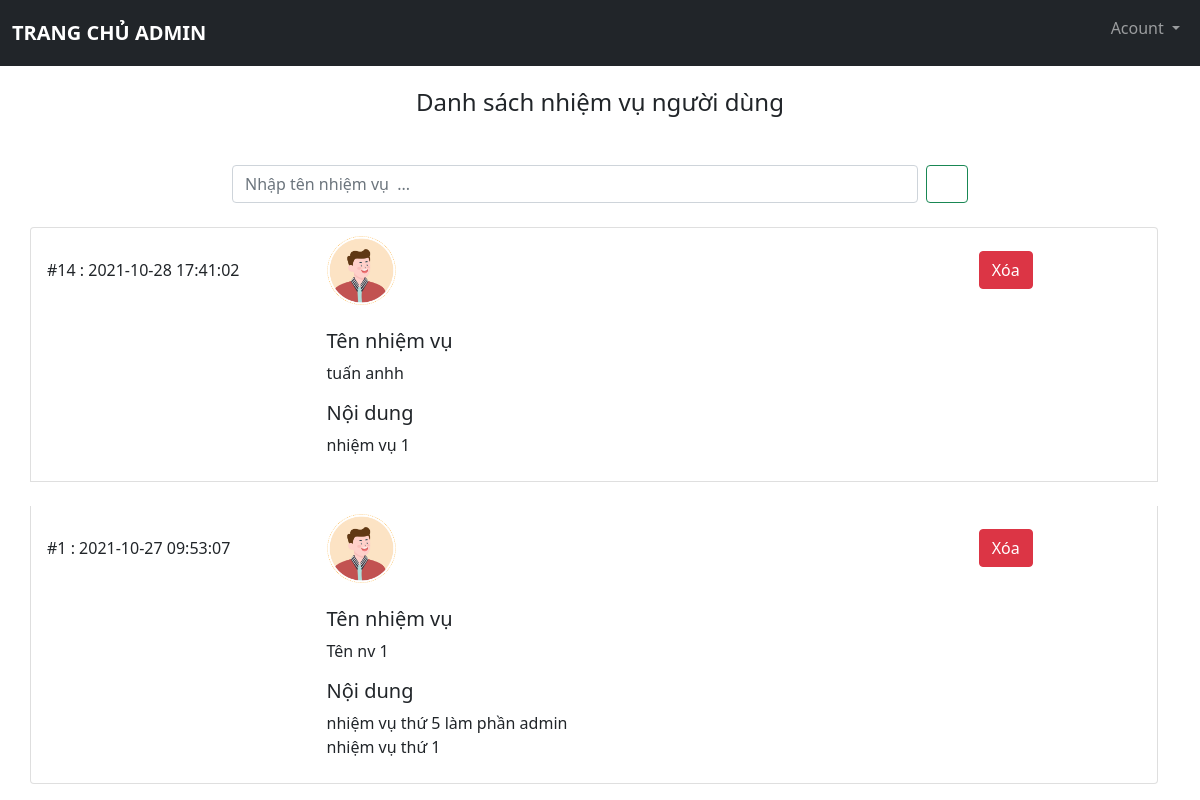
The page /src/admin/dsnhiemvu.php (signed in) on the database its author committed.
### tables this page shows
CREATE TABLE `tb_nhiemvu` (
  `id_nhiemvu` int(10) UNSIGNED NOT NULL,
  `noidung` varchar(1000) NOT NULL,
  `id_nguoidung` int(10) UNSIGNED NOT NULL,
  `thoigian` datetime NOT NULL DEFAULT current_timestamp(),
  `tennhiemvu` varchar(150) NOT NULL
);

### src/admin/dsnhiemvu.php (the view, shortened to what this page needs)
<?php
    include './menu_footer/menu.php';
?>
    <div class="container">
        <h4 class="text-center mt-4 mb-4">Danh sách nhiệm vụ người dùng</h4>
        <div class="row mt-5">
            <div class="col-2"></div>
            <div class="col-8 d-flex">
                <input type="text" class="form-control me-2" id="txttimkiemnhiemvu" placeholder="Nhập tên nhiệm vụ  ...">
                <button class="btn btn-outline-success " type="submit" name = "timkiem" id="timkiemnguoidungnv" ><i class="far fa-search"></i></button>
            </div>
            <div class="col-2"></div>
        </div>
        <div class="row ">
            <ul class="list-group dsnhiemvu">
                <?php
                    include '../config/config.php';
                    $sql_nhiemvu = "SELECT * FROM tb_nhiemvu ORDER BY id_nhiemvu DESC ";
                    $result_nhiemvu= mysqli_query($conn,$sql_nhiemvu);
                    if(mysqli_num_rows($result_nhiemvu)>0){
                        while($row_nhiemvu = mysqli_fetch_assoc($result_nhiemvu)){
                                $id_nguoidung = $row_nhiemvu['id_nguoidung'];
                                $sql_user = "SELECT * FROM tb_nguoidung WHERE id_nguoidung= '$id_nguoidung'";
                                $result_user = mysqli_query($conn,$sql_user);
                                $row_user = mysqli_fetch_assoc($result_user);
                            ?>
                                <li class="mt-4 list-group-item lidsnhiemvu" >
                                        <div class="row dsnhiemvu">
                                            <div class="col-3">
                                                    #<?php echo $row_nhiemvu['id_nhiemvu'].' : '.$row_nhiemvu['thoigian'] ?>
                                            </div>
                                            <div class="col-lg-1 col-md-3 col-sm-2">
                                                <a href="http://localhost/BTL_QuanLiThongTinCaNhan/src/admin/trangcanhannguoidung.php?id_nguoidung= <?php echo $row_user['id_nguoidung'] ?>">
                                                    <?php
                                                        $gioitinh = $row_user['gioitinh'];
                                                        if($gioitinh == '0'){
                                                            echo '<img src="http://localhost/BTL_QuanLiThongTinCaNhan/src/user/image_user/avatar_female.png" class="img-fluid" >';
                                                        }else{
                                                            echo '<img src="http://localhost/BTL_QuanLiThongTinCaNhan/src/user/image_user/avatar_male.png" class="img-fluid">';
                                                        }
                                                    ?>
                                                </a>
                                            </div>
                                            <div class="col-lg-6 col-md-4 col-sm-5">
                                            </div>
                                            <div class="col-2">
                                                <button class="btn btn-danger xoanhiemvu">Xóa</button>
                                            </div>
                                        </div>
                                        <br>
                                        <div class="row">
                                            <div class="col-3"></div>
                                            <div class="col-3">
                                                <h5>Tên nhiệm vụ</h5> <p><?php echo $row_nhiemvu['tennhiemvu'] ?></p>
                                            </div>
                                        </div>
                                        <div class="row">
                                            <div class="col-3"></div>
                                            <div class="col-3">
                                                <h5>Nội dung</h5> <p><?php echo $row_nhiemvu['noidung'] ?></p>
                                            </div>
                                        </div>
                                </li>
                            <?php
                        }
                    }else{
                        echo '<h4 class="mt-5 text-center">Danh sách nhiệm vụ trống</h4>';
                        echo'<img src="http://localhost/BTL_QuanLiThongTinCaNhan/src/admin/image_admin/image_1.jpg" class="img-fluid">';
                    }
                ?>
            </ul>
        </div>
    </div>
<?php
    include './menu_footer/footer.php';
?>

### src/admin/css/style.css (style rules this page uses)
:root { --offcanvas-width:270px; --topNavbarHeight: 56px; }
.dsnhiemvu { align-items: center; }
.lidsnhiemvu a { text-decoration: none; color: rgb(92, 92, 92); }

### rows shown on the page
tb_nhiemvu: id_nhiemvu "14", thoigian "2021-10-28 17:41:02", tennhiemvu "tuấn anhh", noidung "nhiệm vụ 1"
tb_nhiemvu: id_nhiemvu "1", thoigian "2021-10-27 09:53:07", tennhiemvu "Tên nv 1", noidung "nhiệm vụ thứ 5 làm phần admin nhiệm vụ thứ 1"
